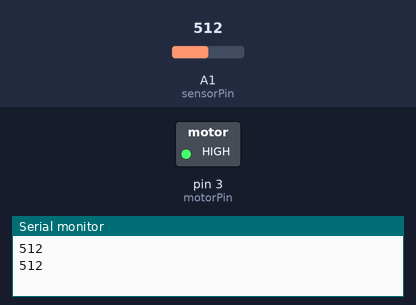
The sketch below on a simulated Arduino Uno, built with avr-gcc and run on an emulated ATmega328P. Parts: switched loads named in the sketch (green lamp = pin HIGH), the last lines printed to the serial monitor. The inputs (shaded band) are chosen by the test bench; at power-on: A1 (sensorPin) = 512.

Above: at 1.8 s.
1.9 s: A1 (sensorPin) set to 410
3.4 s: A1 (sensorPin) set to 383
At 5.1 s:
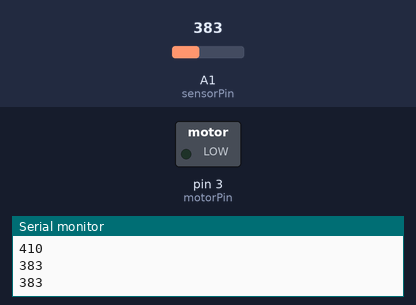
5.5 s: A1 (sensorPin) set to 511
At 6.6 s:
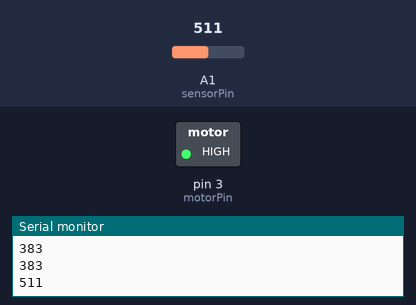
7.5 s: A1 (sensorPin) set to 390
At 9.3 s:
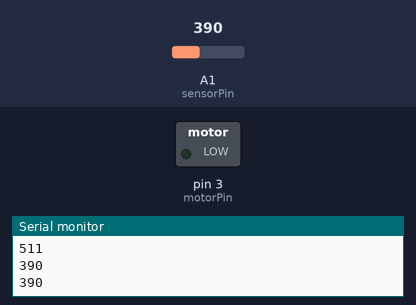
Timing chart, 0 to 10.5 s (numbered marks = the images above; inputs shaded):
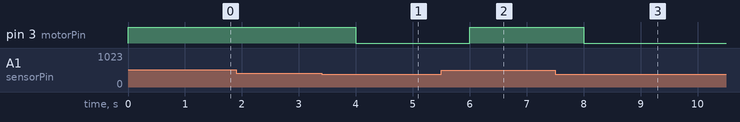

Measured:
- the behaviour switches between 401 and 400 on A1 (sensorPin) (found by bisection; images 0 and 1)
- after the input at 3.4 s, pin 3 (motorPin): HIGH → LOW after 0.60 s
- after the input at 5.5 s, pin 3 (motorPin): LOW → HIGH after 0.50 s
- after the input at 7.5 s, pin 3 (motorPin): HIGH → LOW after 0.50 s

The sketch:

vibrator.ino
```cpp
int motorPin = 3;
int sensorPin = A1;
int threshold = 400;
void setup()
{
  pinMode(motorPin, OUTPUT);
  Serial.begin(9600);
}

void loop()
{
  int sensorValue = analogRead(sensorPin);
  Serial.println(sensorValue);
  if(sensorValue > threshold)
  {
    digitalWrite(3,HIGH);
  }
  else
  {
    digitalWrite(3,LOW);
  }
  delay(1000);
}
```
